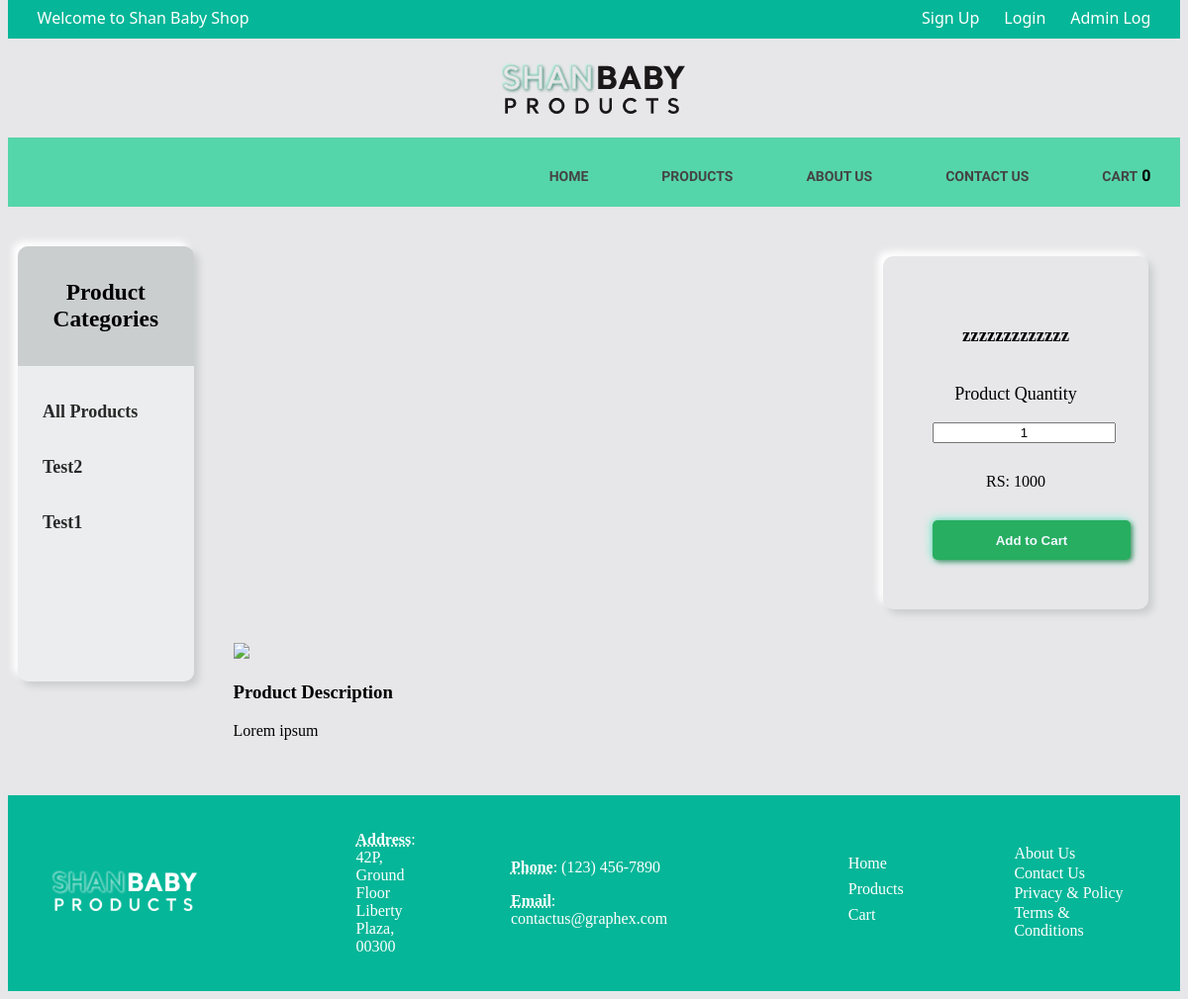
The app's page /index/productDetail.php?pro_id=1 with its own data.
### tables this page shows
CREATE TABLE IF NOT EXISTS `category` (
  `categoryID` int(11) NOT NULL AUTO_INCREMENT,
  `categoryName` varchar(20) NOT NULL,
  `discription` varchar(250) NOT NULL,
  `imageLocation` varchar(1000) NOT NULL,
  PRIMARY KEY (`categoryID`)
);

CREATE TABLE IF NOT EXISTS `product` (
  `productID` int(11) NOT NULL AUTO_INCREMENT,
  `productName` varchar(200) NOT NULL,
  `quantity` int(11) NOT NULL,
  `unitsOnOrder` int(11) NOT NULL DEFAULT '0',
  `unitPrice` int(6) NOT NULL,
  `description` varchar(1000) NOT NULL,
  `discount` int(5) NOT NULL,
  `imageLocation` varchar(1000) NOT NULL,
  `categoryID` int(11) NOT NULL,
  `adminID` int(11) NOT NULL,
  PRIMARY KEY (`productID`),
  KEY `categoryID` (`categoryID`),
  KEY `adminID` (`adminID`)
);

### index/productDetail.php (the view, shortened to what this page needs)
<?php session_start();
require("connection.php");
include("functions.php");
?>
<?php
if (isset($_GET['pro_id'])) {
    $product_id = $_GET['pro_id'];
    $get_product = "select * from product where productID='$product_id'";
    $run_product = mysqli_query($conn, $get_product);
    $row_product = mysqli_fetch_array($run_product);
    $pro_title = $row_product['productName'];
    $pro_price = $row_product['unitPrice'];
    $pro_desc = $row_product['description'];
    $pro_img = $row_product['imageLocation'];
}
?>
<!DOCTYPE html>
<html lang="en">
<head>
    <link href="../source/css/navbar.css" rel="stylesheet" type="text/css" />
    <link href="../source/css/style.css" rel="stylesheet" type="text/css" />
    <link href="../source/css/insertProduct.css" rel="stylesheet" type="text/css" />
    <link href="../source/css/styleProduct.css" rel="stylesheet" type="text/css" />
</head>
<body>
    <?php require 'header.php' ?>
    <?php require 'navbar.php' ?>
    <div class="cat_panel">
        <div class="cat_title">
            <h3>
                Product Categories
            </h3>
        </div>
        <div class="cat_body">
            <ul>
                <li>
                    <a class='Ctitle' href="products.php"> All Products </a>
                </li>
                <?php getCat(); ?>
            </ul>
        </div>
    </div>
    <div class="tble" style="display: table;  padding-left: 40px; padding-top: 50px;">
        <div class="row" style="display: table-row;">
            <div class="img" style="
  display: table-cell; width:60%;
  margin-left: 50px;">
                <img style="
  width: 100%;" src="../source/Images/product_images/<?php echo $pro_img; ?>">
            </div>
            <div class="details" style="
  display: table-cell;  ">
                <div class="box" style="margin-bottom: 50px; width:40%; padding: 50px; vertical-align: middle; float:left; margin-left: 120px; text-align: center;
  box-shadow: 5px 5px 7px #cbcecf, -5px -5px 7px #ffffff; border-radius: 10px; ">
                    <h3 style="padding-bottom: 20px"> <?php echo $pro_title; ?></h3>
                    <form method="post" action="productDetail.php?add_cart=<?php echo $product_id; ?>" class="form">
                        <label style="font-size: 18px;">Product Quantity</label><br><br>
                        <input name="quantity" type="text" value="1" style="text-align: center;" required>
                        <p class="price">RS: <?php echo $pro_price; ?></p>
                        <input name="submit" value="Add to Cart" type="submit" class="btn">
                    </form>
                </div>
            </div>
        </div>
        <div class="row" style="display: table-row;">
            <div class="details" style="display: table-cell;">
                <h3>Product Description</h3>
                <p> <?php echo $pro_desc; ?></p>
            </div>
        </div>
    </div>
    <?php require 'footer.php' ?>
</body>
</html>

### index/functions.php (shortened to what this page needs)
<?php
function getCat()
{
    require("connection.php");
    $get_category = "select * from category";
    $run_category = mysqli_query($conn, $get_category);
    while ($row_category = mysqli_fetch_array($run_category)) {
        $cat_id = $row_category['categoryID'];
        $cat_title = $row_category['categoryName'];
        echo "
    <li>
         <a class='Ctitle' href='products.php?cat=$cat_id'>
            $cat_title
         </a>
    </li>
    ";
    }
}
?>

### Source/CSS/style.css (style rules this page uses)
body { background-color: #e7e7e9; }

### Source/CSS/insertProduct.css (style rules this page uses)
.btn { background: #27ae60; color: aliceblue; border: 0px; border-radius: 5px; width: 200px; height: 40px; font-weight: bold; box-shadow: 2px 2px 5px #4e8f69, -1px -1px 10px #76f0d1; }

### Source/CSS/styleProduct.css (style rules this page uses)
a { text-decoration: none; }
.price { margin-top: 30px; margin-bottom: 30px; }
.cat_panel { box-shadow: 5px 5px 7px #cbcecf, -5px -5px 7px #ffffff; float: left; display: table-cell; width: 15%; height: 100%; background-color: #ecedee; border-radius: 10px; padding-bottom: 50px; margin: 40px 0px 30px 10px; }
.cat_title { text-align: center; background-color: #cbcecf; padding: 10px 0px 10px 0px; vertical-align: middle; font-size: 20px; border-top-left-radius: 10px; border-top-right-radius: 10px; }
.cat_body ul { padding: 0px; margin-bottom: 100px; }
.cat_body ul li { list-style: none; margin-top: 15px; margin-bottom: 15px; padding: 20px 50px 0px 25px; color: rgb(41, 41, 41); font-weight: 700; font-size: 18px; }
.cat_body a { color: rgb(41, 41, 41); }

### records on screen
category: categoryName "Test2"
category: categoryName "Test1"
product: productName "zzzzzzzzzzzzz", unitPrice "1000", description "Lorem ipsum"

### other values on screen
$cart_qty "0"
